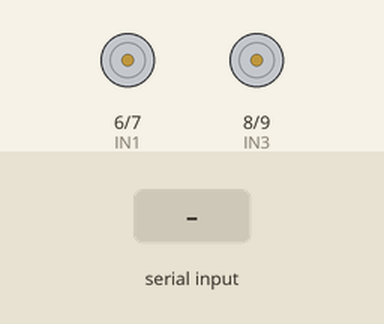
This sketch was run on a simulated Arduino Uno, built with avr-gcc and run on an emulated ATmega328P. Shown: motor-driver pin pairs drawn as motors (green arrow = first pin HIGH = forward, orange = second pin HIGH = backward, longer = more drive). The inputs (shaded band) are chosen by the test bench.

Above: at 1.2 s.
1.3 s: "forward,1\n" received over Serial
At 1.6 s:
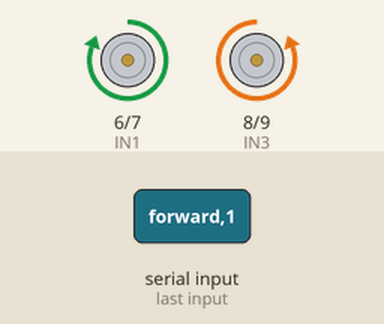
3.8 s: "backward,1\n" received over Serial
At 4.6 s:
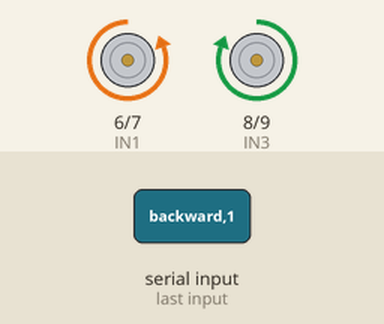
6.3 s: "left,1\n" received over Serial
At 7.1 s:
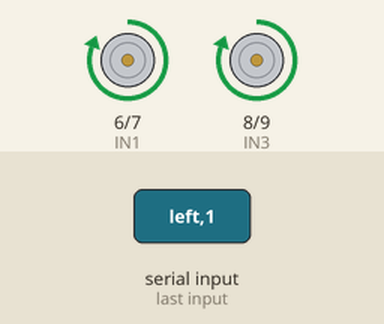
8.8 s: "right,1\n" received over Serial
At 9.6 s:
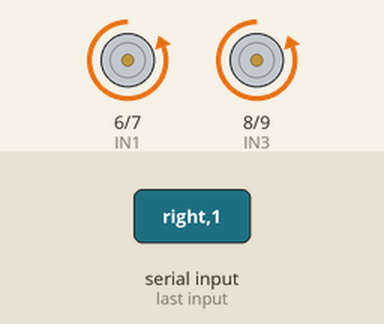
11.3 s: "forward,150\n" received over Serial
At 11.7 s:
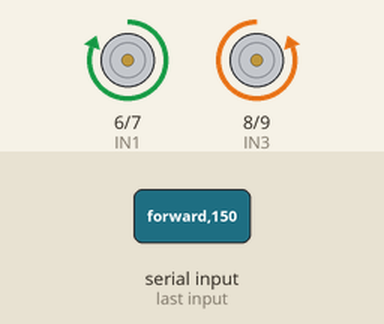
Timing chart, 0 to 31.7 s (numbered marks = the images above; inputs shaded):
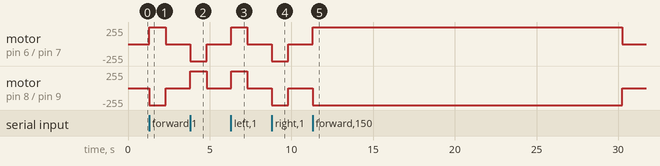

Measured:
- after the input at 1.3 s, motor on pin 6 (IN1) / pin 7 (IN2): stopped → forward 255/255 at once, → stopped 1.0 s later; motor on pin 8 (IN3) / pin 9 (IN4): stopped → backward 255/255 at once, → stopped 1.0 s later
- after the input at 3.8 s, motor on pin 6 (IN1) / pin 7 (IN2): stopped → backward 255/255 at once, → stopped 1.0 s later; motor on pin 8 (IN3) / pin 9 (IN4): stopped → forward 255/255 at once, → stopped 1.0 s later
- after the input at 6.3 s, motor on pin 6 (IN1) / pin 7 (IN2), motor on pin 8 (IN3) / pin 9 (IN4): stopped → forward 255/255 at once, → stopped 1.0 s later
- after the input at 8.8 s, motor on pin 6 (IN1) / pin 7 (IN2), motor on pin 8 (IN3) / pin 9 (IN4): stopped → backward 255/255 at once, → stopped 1.0 s later
- after the input at 11.3 s, motor on pin 6 (IN1) / pin 7 (IN2): stopped → forward 255/255 at once, → stopped 18.9 s later; motor on pin 8 (IN3) / pin 9 (IN4): stopped → backward 255/255 at once, → stopped 18.9 s later

The sketch:

wheels_control.ino
```cpp
int IN1 = 6;
int IN2 = 7;
int IN3 = 8;
int IN4 = 9;

void setup() {
  Serial.begin(9600);
  pinMode(IN1, OUTPUT);
  pinMode(IN2, OUTPUT);
  pinMode(IN3, OUTPUT);
  pinMode(IN4, OUTPUT);

}

void loop() {
    if (Serial.available() > 0) {
        String command = Serial.readStringUntil('\n');
        processCommand(command);
    }
}

void processCommand(String command) {
  int commaIndex = command.indexOf(',');
  if (commaIndex > 0) {
    String cmd = command.substring(0, commaIndex);
    int duration = command.substring(commaIndex + 1).toInt();

    if (cmd == "forward") {
      moveForward(duration);
    } else if (cmd == "backward") {
      moveBackward(duration);
    } else if (cmd == "left") {
      turnLeft(duration);
    } else if (cmd == "right") {
      turnRight(duration);
    } else if (cmd == "wakeup") {
      moveForward(2);
      moveBackward(1);
    }
  }
}


void moveForward(int duration){
  digitalWrite(IN1, HIGH);
  digitalWrite(IN3, LOW);
  digitalWrite(IN2, LOW);
  digitalWrite(IN4, HIGH);
  delay(duration*1000);
  stop();
}

void moveBackward(int duration){
  digitalWrite(IN1, LOW);
  digitalWrite(IN3, HIGH);
  digitalWrite(IN2, HIGH);
  digitalWrite(IN4, LOW);
  delay(duration*1000);
  stop();
}

void turnLeft(int duration) {
  digitalWrite(IN2, LOW);
  digitalWrite(IN4, LOW);
  digitalWrite(IN1, HIGH);
  digitalWrite(IN3, HIGH);
  delay(duration*1000);
  stop();
}

void turnRight(int duration) {
  digitalWrite(IN1, LOW);
  digitalWrite(IN3, LOW);
  digitalWrite(IN2, HIGH);
  digitalWrite(IN4, HIGH);
  delay(duration*1000);
  stop();
}

void stop(){
  digitalWrite(IN1, LOW);
  digitalWrite(IN2, LOW);
  digitalWrite(IN3, LOW);
  digitalWrite(IN4, LOW);
}
```
